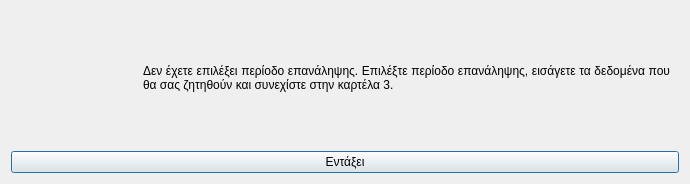
<?xml version="1.0" encoding="UTF-8"?>
<ui version="4.0">
 <class>Dialog</class>
 <widget class="QDialog" name="Dialog">
  <property name="geometry">
   <rect>
    <x>0</x>
    <y>0</y>
    <width>690</width>
    <height>184</height>
   </rect>
  </property>
  <property name="windowTitle">
   <string>Ελλιπή δεδομένα</string>
  </property>
  <property name="windowIcon">
   <iconset resource="../../../../icons.qrc">
    <normaloff>:/rest-windows/assets/images/rest-windows/information.png</normaloff>:/rest-windows/assets/images/rest-windows/information.png</iconset>
  </property>
  <layout class="QGridLayout" name="gridLayout">
   <item row="0" column="0">
    <widget class="QFrame" name="frame">
     <property name="styleSheet">
      <string notr="true">QFrame{border:0px;}</string>
     </property>
     <property name="frameShape">
      <enum>QFrame::StyledPanel</enum>
     </property>
     <property name="frameShadow">
      <enum>QFrame::Raised</enum>
     </property>
     <layout class="QHBoxLayout" name="horizontalLayout">
      <item>
       <widget class="QLabel" name="image_label">
        <property name="maximumSize">
         <size>
          <width>117</width>
          <height>117</height>
         </size>
        </property>
        <property name="text">
         <string/>
        </property>
        <property name="pixmap">
         <pixmap resource="../../../../icons.qrc">:/rest-windows/assets/images/rest-windows/information.png</pixmap>
        </property>
        <property name="scaledContents">
         <bool>true</bool>
        </property>
       </widget>
      </item>
      <item>
       <widget class="QLabel" name="label">
        <property name="text">
         <string>Δεν έχετε επιλέξει περίοδο επανάληψης. Επιλέξτε περίοδο επανάληψης, εισάγετε τα δεδομένα που θα σας ζητηθούν και συνεχίστε στην καρτέλα 3.</string>
        </property>
        <property name="alignment">
         <set>Qt::AlignJustify|Qt::AlignVCenter</set>
        </property>
        <property name="wordWrap">
         <bool>true</bool>
        </property>
       </widget>
      </item>
     </layout>
    </widget>
   </item>
   <item row="1" column="0">
    <widget class="QPushButton" name="ok">
     <property name="text">
      <string>Εντάξει</string>
     </property>
     <property name="icon">
      <iconset resource="../../../../icons.qrc">
       <normaloff>:/rest-windows/assets/images/rest-windows/ok.png</normaloff>:/rest-windows/assets/images/rest-windows/ok.png</iconset>
     </property>
    </widget>
   </item>
  </layout>
 </widget>
 <tabstops>
  <tabstop>ok</tabstop>
 </tabstops>
 <resources>
  <include location="../../../../icons.qrc"/>
  <include location="../../../../icons.qrc"/>
  <include location="../../../../icons.qrc"/>
  <include location="../../../../icons.qrc"/>
  <include location="../../../../icons.qrc"/>
 </resources>
 <connections/>
</ui>
